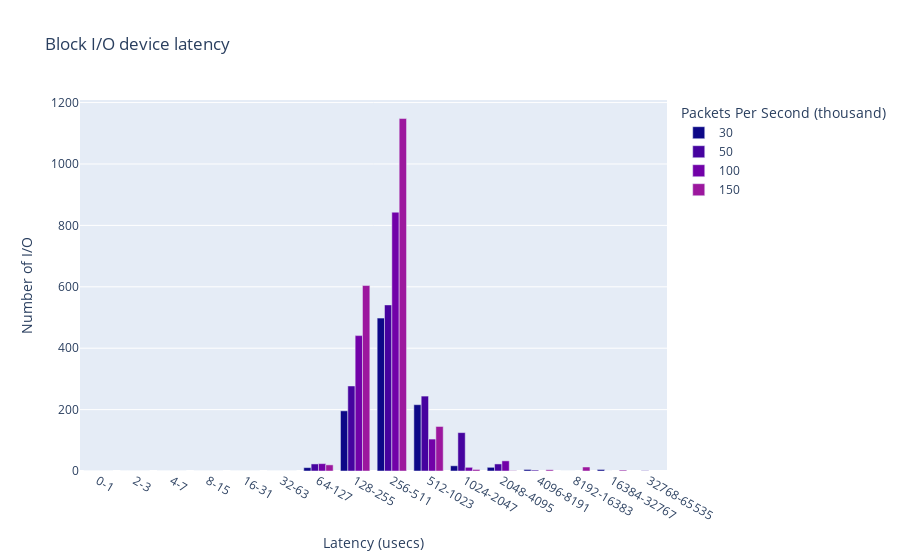

The notebook cell saved with this chart:
### Code cell
biolatency_df = spark.read.option("basePath", "../ansible/.results").json("../ansible/.results/kpps=*/tool=biolatency").select(
    "kpps", "ts", "val_type", "tool",
    explode("data").alias("dataExplode")
).orderBy(col('kpps')).select(col("kpps").cast(StringType()), "ts", "val_type", "tool", "dataExplode.*", concat_ws('-',col('dataExplode.interval-start'),col('dataExplode.interval-end')).alias("interval"))
biolatency_fig = px.bar(biolatency_df.toPandas(), x="interval", y="count", color="kpps", barmode="group",
        title="Block I/O device latency",
        color_discrete_sequence=px.colors.sequential.Plasma,
        labels={
                    "kpps": "Packets Per Second (thousand)",
                    "count": "Number of I/O",
                    "interval": "Latency (usecs)"
                })
biolatency_fig.show()
biolatency_fig.write_image("images/biolatency.jpeg")
with open(html_output_file, 'a') as f:
    f.write(biolatency_fig.to_html(full_html=False, include_plotlyjs='cdn'))

### Figure 1 — Plotly figure (JSON) as saved in the notebook; plotly's stock layout.template omitted (floating-point values rounded to 4 significant figures)
{"data": [{"alignmentgroup": "True", "hovertemplate": "Packets Per Second (thousand)=30<br>Latency (usecs)=%{x}<br>Number of I/O=%{y}<extra></extra>", "legendgroup": "30", "marker": {"color": "#0d0887", "pattern": {"shape": ""}}, "name": "30", "offsetgroup": "30", "orientation": "v", "showlegend": true, "textposition": "auto", "type": "bar", "x": ["0-1", "2-3", "4-7", "8-15", "16-31", "32-63", "64-127", "128-255", "256-511", "512-1023", "1024-2047", "2048-4095", "4096-8191", "8192-16383", "16384-32767"], "xaxis": "x", "y": [0, 0, 0, 0, 0, 0, 11, 196, 498, 216, 17, 12, 5, 0, 5], "yaxis": "y"}, {"alignmentgroup": "True", "hovertemplate": "Packets Per Second (thousand)=50<br>Latency (usecs)=%{x}<br>Number of I/O=%{y}<extra></extra>", "legendgroup": "50", "marker": {"color": "#46039f", "pattern": {"shape": ""}}, "name": "50", "offsetgroup": "50", "orientation": "v", "showlegend": true, "textposition": "auto", "type": "bar", "x": ["0-1", "2-3", "4-7", "8-15", "16-31", "32-63", "64-127", "128-255", "256-511", "512-1023", "1024-2047", "2048-4095", "4096-8191", "8192-16383", "16384-32767", "32768-65535"], "xaxis": "x", "y": [0, 0, 0, 0, 0, 0, 23, 277, 541, 244, 125, 23, 3, 0, 0, 1], "yaxis": "y"}, {"alignmentgroup": "True", "hovertemplate": "Packets Per Second (thousand)=100<br>Latency (usecs)=%{x}<br>Number of I/O=%{y}<extra></extra>", "legendgroup": "100", "marker": {"color": "#7201a8", "pattern": {"shape": ""}}, "name": "100", "offsetgroup": "100", "orientation": "v", "showlegend": true, "textposition": "auto", "type": "bar", "x": ["0-1", "2-3", "4-7", "8-15", "16-31", "32-63", "64-127", "128-255", "256-511", "512-1023", "1024-2047", "2048-4095"], "xaxis": "x", "y": [0, 0, 0, 0, 0, 0, 24, 441, 843, 104, 12, 33], "yaxis": "y"}, {"alignmentgroup": "True", "hovertemplate": "Packets Per Second (thousand)=150<br>Latency (usecs)=%{x}<br>Number of I/O=%{y}<extra></extra>", "legendgroup": "150", "marker": {"color": "#9c179e", "pattern": {"shape": ""}}, "name": "150", "offsetgroup": "150", "orientation": "v", "showlegend": true, "textposition": "auto", "type": "bar", "x": ["0-1", "2-3", "4-7", "8-15", "16-31", "32-63", "64-127", "128-255", "256-511", "512-1023", "1024-2047", "2048-4095", "4096-8191", "8192-16383", "16384-32767"], "xaxis": "x", "y": [0, 0, 0, 0, 0, 0, 20, 604, 1148, 145, 5, 1, 4, 13, 3], "yaxis": "y"}], "layout": {"barmode": "group", "legend": {"title": {"text": "Packets Per Second (thousand)"}, "tracegroupgap": 0}, "title": {"text": "Block I/O device latency"}, "xaxis": {"anchor": "y", "domain": [0, 1], "title": {"text": "Latency (usecs)"}}, "yaxis": {"anchor": "x", "domain": [0, 1], "title": {"text": "Number of I/O"}}}}
